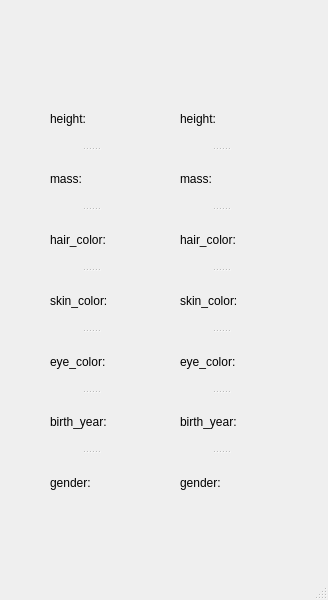
<?xml version="1.0" encoding="UTF-8"?>
<ui version="4.0">
 <class>MainWindow</class>
 <widget class="QMainWindow" name="MainWindow">
  <property name="geometry">
   <rect>
    <x>0</x>
    <y>0</y>
    <width>328</width>
    <height>600</height>
   </rect>
  </property>
  <property name="windowTitle">
   <string>MainWindow</string>
  </property>
  <widget class="QWidget" name="centralwidget">
   <widget class="QSplitter" name="splitter_2">
    <property name="geometry">
     <rect>
      <x>180</x>
      <y>90</y>
      <width>81</width>
      <height>421</height>
     </rect>
    </property>
    <property name="orientation">
     <enum>Qt::Vertical</enum>
    </property>
    <widget class="QLabel" name="height">
     <property name="text">
      <string>height:</string>
     </property>
    </widget>
    <widget class="QLabel" name="mass">
     <property name="text">
      <string>mass:</string>
     </property>
    </widget>
    <widget class="QLabel" name="hairColor">
     <property name="text">
      <string>hair_color:</string>
     </property>
    </widget>
    <widget class="QLabel" name="skinColor">
     <property name="text">
      <string>skin_color:</string>
     </property>
    </widget>
    <widget class="QLabel" name="eyeColor">
     <property name="text">
      <string>eye_color:</string>
     </property>
    </widget>
    <widget class="QLabel" name="bithYear">
     <property name="text">
      <string>birth_year:</string>
     </property>
    </widget>
    <widget class="QLabel" name="gender">
     <property name="text">
      <string>gender:</string>
     </property>
    </widget>
   </widget>
   <widget class="QSplitter" name="splitter">
    <property name="geometry">
     <rect>
      <x>50</x>
      <y>90</y>
      <width>81</width>
      <height>421</height>
     </rect>
    </property>
    <property name="orientation">
     <enum>Qt::Vertical</enum>
    </property>
    <widget class="QLabel" name="label">
     <property name="text">
      <string>height:</string>
     </property>
    </widget>
    <widget class="QLabel" name="label_2">
     <property name="text">
      <string>mass:</string>
     </property>
    </widget>
    <widget class="QLabel" name="label_3">
     <property name="text">
      <string>hair_color:</string>
     </property>
    </widget>
    <widget class="QLabel" name="label_5">
     <property name="text">
      <string>skin_color:</string>
     </property>
    </widget>
    <widget class="QLabel" name="label_6">
     <property name="text">
      <string>eye_color:</string>
     </property>
    </widget>
    <widget class="QLabel" name="label_13">
     <property name="text">
      <string>birth_year:</string>
     </property>
    </widget>
    <widget class="QLabel" name="label_4">
     <property name="text">
      <string>gender:</string>
     </property>
    </widget>
   </widget>
  </widget>
  <widget class="QStatusBar" name="statusbar"/>
 </widget>
 <resources/>
 <connections/>
</ui>
